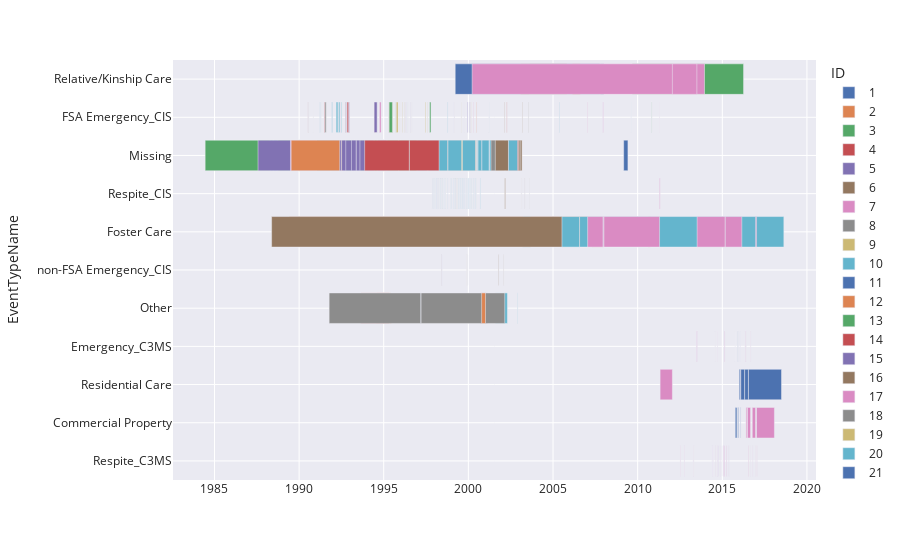

This figure's notebook cell:
### Code cell
fig = px.timeline(df6, x_start="EventStart", x_end="EventEnd", y="EventTypeName", color="ID")
fig.update_yaxes(autorange="reversed")
fig.show()
